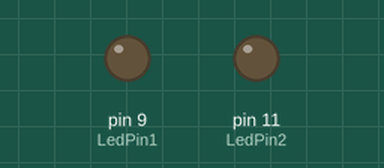
Simulated run of this sketch. Board: Arduino Uno, built with avr-gcc and run on an emulated ATmega328P. Shown: output pins drawn as LEDs (lit = HIGH). What the sketch prints to the serial monitor is not drawn.

Above: at 0.2 s.
At 39.85 s:
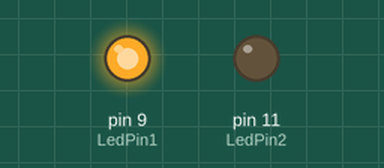
Timing chart, 0 to 40.0 s (numbered marks = the images above):
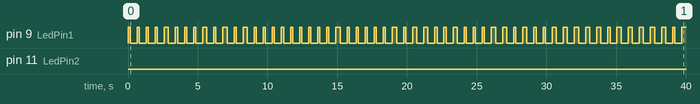

Measured:
- by itself, pin 9 (LedPin1): LOW → HIGH at 0.00 s, → LOW 0.15 s later, → HIGH 0.50 s later, → LOW 0.15 s later, … (113 changes in this stretch)

The sketch:

MorseCode.ino
```cpp
/*
 Name:		MorseCode.ino
 Created:	10/11/2016 10:40:48 PM
 Author:	smcintosh
*/
#include "MorseCodeDefs.h"
#include "MorseCodePatternGenerator.h"

// Defines for the pins and the delays
#define LedPin1 9
#define LedPin2 11
#define dotDelay 150
#define dashDelay 300
#define charDelay 500
#define wordDelay 700

// Character array of the english characters supported
char characterArray[37] = { 'a', 'b', 'c', 'd', 'e', 'f', 'g', 'h', 'i', 'j', 'k',
'l', 'm', 'n', 'o', 'p', 'q', 'r', 's', 't', 'u', 'v', 'w', 'x', 'y', '1', '2',
'3', '4', '5', '6', '7', '8', '9', '0', ' ' };

// Array of strings for the Morse Code
char* morseCodeArray[37] = { ".-","-...","-.-.","-..",".-","..-.","--.","....","..",".---","-.-",".-..","--",
"-.","---",".--.","--.-",".-.","...","-","..-","...-",".--","-..-","-.--","--..",".----","..---","...--",
"....-",".....","-....","--...","---..","----.","-----", "/" };

// the setup function runs once when you press reset or power the board
void setup() {
	pinMode(LedPin1, OUTPUT);
	pinMode(LedPin2, OUTPUT);
	Serial.begin(9600);
}

// Decodes a string into Morse and flashes the specified pin
void DecodeAndSoundMorse(int pinNumber, String message) {
	message.toLowerCase();

	for (int messageIndex = 0; messageIndex < message.length(); messageIndex++) {
		char targetChar = message[messageIndex];
		if (targetChar >= 97 && targetChar <= 122) {
			// zero the array with 97 and get the difference
			int index = targetChar - 97;
			char *morseCode = morseCodeArray[index];
			if (morseCode != nullptr) {
				char codeString[25];
				codeString[0] = targetChar;
				strcpy(&codeString[1], morseCode);
				Serial.write(codeString);
				for (int counter = 0; counter < strlen(morseCode); counter++) {
					switch (morseCode[counter]) {
					case '.':
						Dot(pinNumber);
						delay(charDelay);
						break;
					case '-':
						Dash(pinNumber);
						delay(charDelay);
						break;
					case '/':
						delay(wordDelay);
						break;
					}
				}
			}

		}
	}
}

// Dot function
void Dot(int pinNumber) {
	digitalWrite(pinNumber, HIGH);
	delay(dotDelay);
	digitalWrite(pinNumber, LOW);
}

// Dash function
void Dash(int pinNumber) {
	digitalWrite(pinNumber, HIGH);
	delay(dashDelay);
	digitalWrite(pinNumber, LOW);
}

// the loop function runs over and over again until power down or reset
void loop() {
	DecodeAndSoundMorse(LedPin1, "Savers is the place to work in 2016 because there is a lot of work to do");
	delay(wordDelay);
	DecodeAndSoundMorse(LedPin2, "Halloween is the best time of year for Savers");
	delay(wordDelay);
}
```

MorseCodeDefs.h
```cpp
// MorseCodeDefs.h

#ifndef _MORSECODEDEFS_h
#define _MORSECODEDEFS_h

#if defined(ARDUINO) && ARDUINO >= 100
	#include "arduino.h"
#else
	#include "WProgram.h"
#endif


#endif
```

MorseCodePatternGenerator.cpp
```cpp
//
//
//

#include "MorseCodeDefs.h"
#include "MorseCodePatternGenerator.h"

	MorseCodePatternGenerator::MorseCodePatternGenerator()
	{
	}

	MorseCodePatternGenerator::MorseCodePatternGenerator(char * pattern)
	{
	}

	int MorseCodePatternGenerator::Dot() {
		return 100;
	}

	int MorseCodePatternGenerator::Dash()
	{
		return 300;
	}

	char* MorseCodePatternGenerator::Write()
	{
		return nullptr;
	}

	char * MorseCodePatternGenerator::Read()
	{
		return nullptr;
	}
```

MorseCodePatternGenerator.h
```cpp
// MorseCodePatternGenerator.h

#ifndef _MORSECODEPATTERNGENERATOR_h
#define _MORSECODEPATTERNGENERATOR_h

#if defined(ARDUINO) && ARDUINO >= 100
	#include "arduino.h"
#else
	#include "WProgram.h"
#endif


class MorseCodePatternGenerator {
public:
	MorseCodePatternGenerator();
	MorseCodePatternGenerator(char *pattern);
	int Dot();
	int Dash();
	char* Write();
	char* Read();

private:
//	HashMap<char, char*> MorseCodeMap;
//	HashMap<char*, char> ReverseMorseCodeMap;


};

#endif
```
